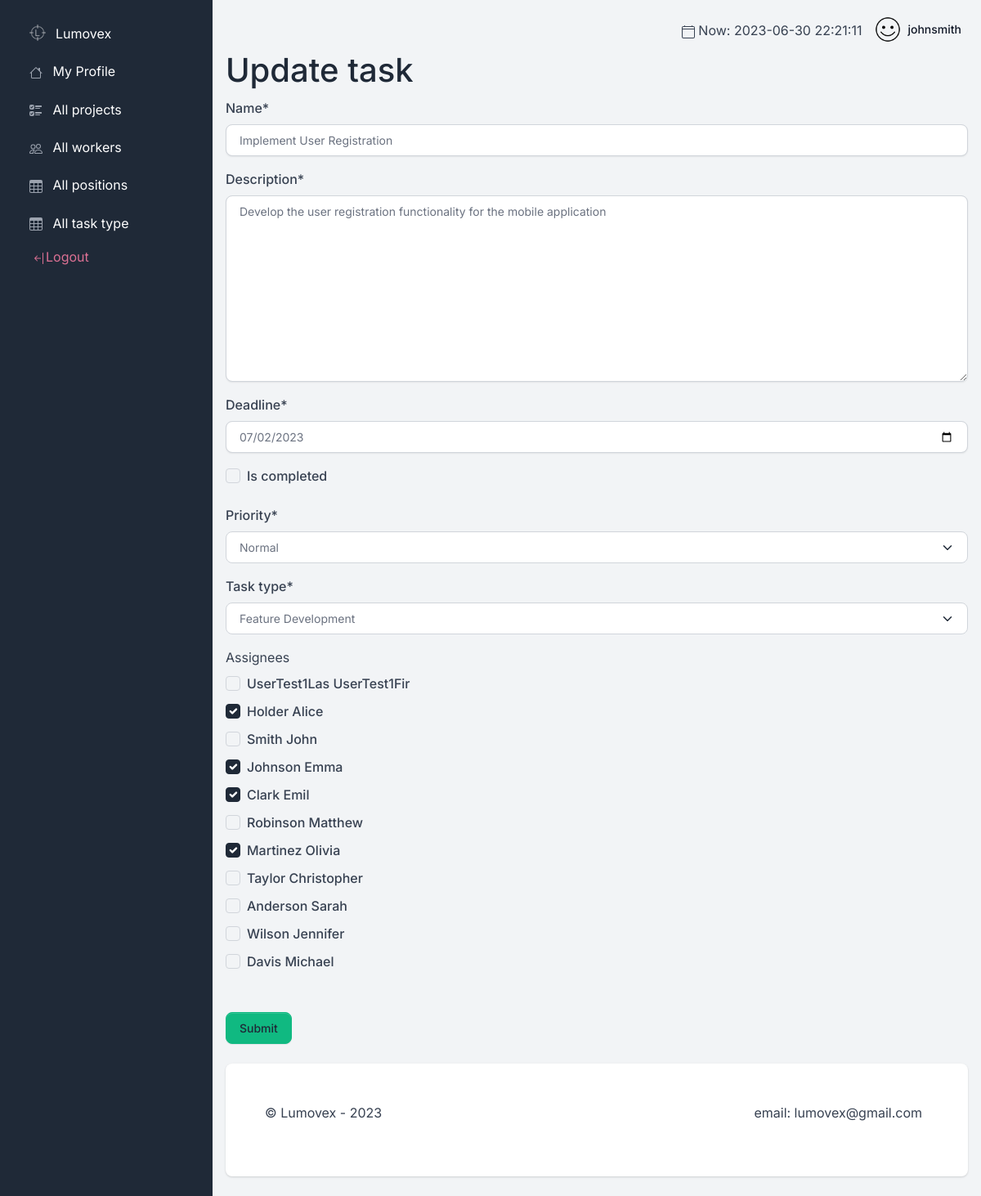
The app's page /projects/8/tasks/29/update/ (signed in) with its own data.
### task_manager/models.py (models this page shows, shortened)
class Worker(AbstractUser):
    position = models.ForeignKey(
        Position,
        on_delete=models.CASCADE,
        null=True,
    )
    class Meta:
        verbose_name = "worker"
        verbose_name_plural = "workers"
    def __str__(self):
        return f"{self.last_name} {self.first_name}"

class Task(models.Model):
    name = models.CharField(max_length=255)
    description = models.TextField()
    created_at = models.DateTimeField(auto_now_add=True)
    deadline = models.DateField(null=False, blank=False)
    is_completed = models.BooleanField(default=False)
    priority = models.CharField(
        max_length=6,
        choices=(
            ("Urgent", "Urgent"),
            ("High", "High"),
            ("Normal", "Normal"),
            ("Low", "Low"),
        ),
        default="Normal",
    )
    task_type = models.ForeignKey(
        TaskType,
        on_delete=models.CASCADE,
        related_name="tasks"
    )
    assignees = models.ManyToManyField(
        settings.AUTH_USER_MODEL,
        related_name="assignees"
    )
    project = models.ForeignKey(
        Project,
        on_delete=models.CASCADE,
        related_name="tasks"
    )
    class Meta:
        ordering = ['-created_at']

class TaskType(models.Model):
    name = models.CharField(max_length=63)
    def __str__(self):
        return self.name

### task_manager/views.py (the view, shortened to what this page needs)
class TaskUpdateView(LoginRequiredMixin, generic.UpdateView):
    model = Task
    form_class = TaskForm
    def get_context_data(self, **kwargs):
        context = super().get_context_data(**kwargs)
        context['project_id'] = self.kwargs['project_id']
        return context

### task_manager/forms.py
class TaskForm(forms.ModelForm):
    deadline = forms.DateField(widget=DateInput(attrs={'type': 'date'}))
    assignees = forms.ModelMultipleChoiceField(
        queryset=get_user_model().objects.all(),
        widget=forms.CheckboxSelectMultiple,
        required=False
    )
    class Meta:
        model = Task
        fields = [
            "name",
            "description",
            "deadline",
            "is_completed",
            "priority",
            "task_type",
            "assignees"
        ]

### templates/task_manager/task_form.html (shortened to what this page needs)
{% extends "base.html" %}
{% load crispy_forms_filters %}
{% block content %}
  <h1>{{ object|yesno:"Update, Create" }} task</h1>
  <form
      action="
        {% if object.pk %}
          {% url 'task_manager:task-update' project_id=project_id pk=object.pk %}
        {% else %}{% url 'task_manager:task-create' project_id=project_id %}
        {% endif %}"
      method="post"
      novalidate>
    {{ form|crispy }}
      <br>
    <input type="submit" value="Submit" class="btn btn-success">
  </form>
{% endblock %}

### templates/includes/navigation.html (shortened to what this page needs)
{% load static %}
<nav class="navbar navbar-top navbar-expand navbar-dashboard navbar-dark ps-0 pe-2 pb-0">
  <div class="container-fluid px-0">
    <div class="d-flex justify-content-between w-100" id="navbarSupportedContent">
      <ul class="navbar-nav align-items-center">
        <li>
          <span>
          </span>  Now: {% now "Y-m-d H:i:s" %}</li>
        <li class="nav-item dropdown ms-lg-3">
        {% if user.is_authenticated %}
          <a class="nav-link dropdown-toggle pt-1 px-0" href="{% url 'task_manager:worker-detail' pk=user.id %}" role="button" data-bs-toggle="dropdown"
            aria-expanded="false">
            <div class="media d-flex align-items-center">
              <img class="avatar rounded-circle" alt="Image placeholder"
                src="{% static 'assets/img/team/userlogout.png' %}">
              <div class="media-body ms-2 text-dark align-items-center d-none d-lg-block">
                <span class="mb-0 font-small fw-bold text-gray-900">{{ user.get_username }}</span>
              </div>
            </div>
          </a>
        </li>
      {% else %}
        <a class="nav-link dropdown-toggle pt-1 px-0" style="color:darkgreen; font-size: 25px " href="{% url 'login' %}?next={{request.path}}"
          ><img class="avatar rounded-circle" alt="Image placeholder"
                src="{% static 'assets/img/team/user_login.png' %}">Login
        </a>
      {% endif %}
      </ul>
    </div>
  </div>
</nav>

### records on screen
Worker: get_username "johnsmith"
Task: name "Implement User Registration", description "Develop the user registration functionality for the mobile application", deadline "07/02/2023", priority "Normal", task_type "Feature Development"

### other values on screen
{{ object|yesno:"Update, Create" }} "Update"
